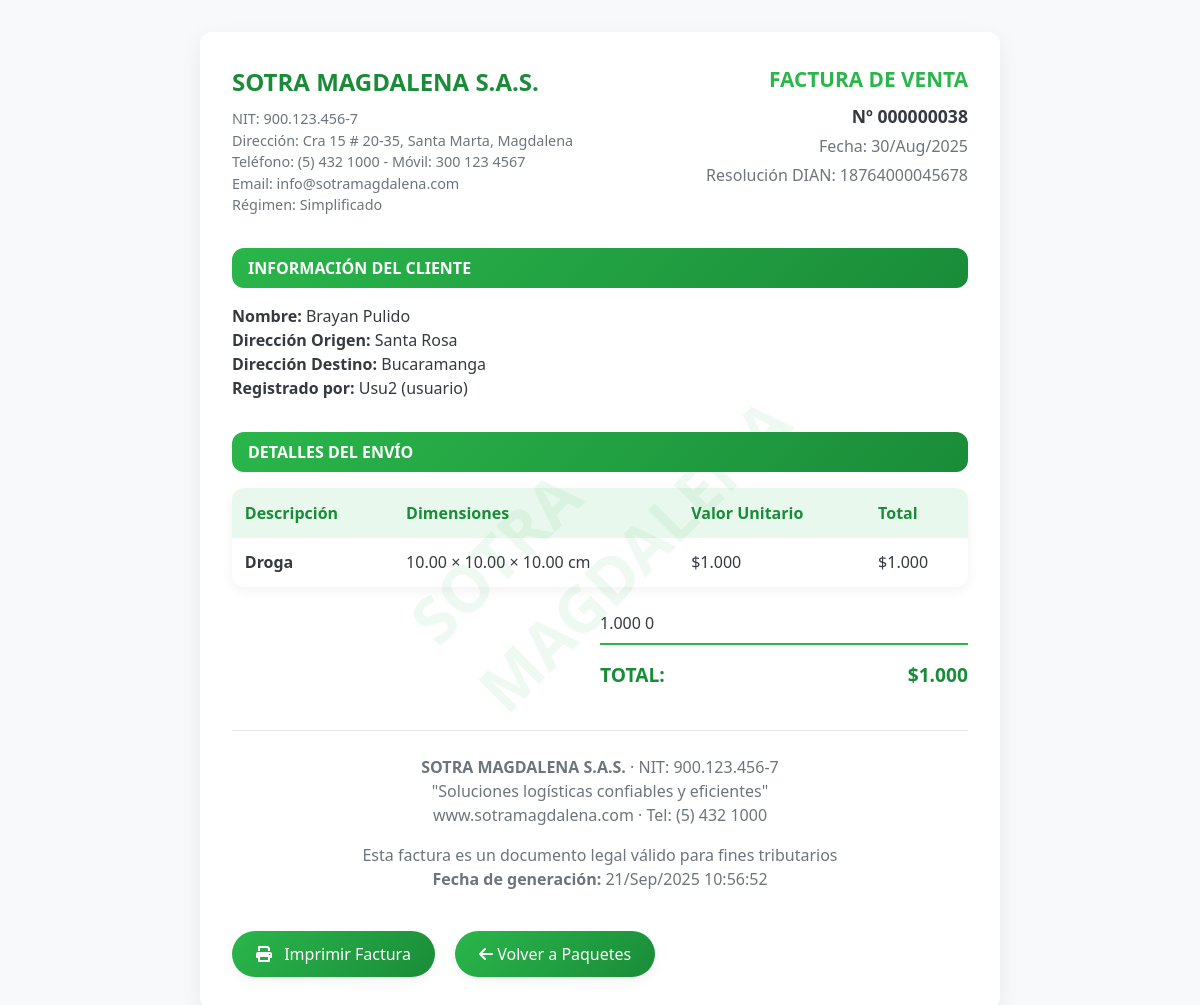
Page /pages/paquetes/factDimensionesUsu.php?id=38 (signed in) on the committed database.
### tables this page shows
CREATE TABLE `enviosxdimensiones` (
  `id` int(11) NOT NULL,
  `nombre_cliente` varchar(100) NOT NULL,
  `direccion_origen` varchar(255) NOT NULL,
  `direccion_destino` varchar(255) NOT NULL,
  `contenido` varchar(255) DEFAULT NULL,
  `ancho` decimal(10,2) DEFAULT NULL,
  `alto` decimal(10,2) DEFAULT NULL,
  `largo` decimal(10,2) DEFAULT NULL,
  `precio` decimal(10,2) DEFAULT NULL,
  `rango` varchar(50) DEFAULT NULL,
  `fecha_registro` timestamp NOT NULL DEFAULT current_timestamp(),
  `usuario_id` int(11) DEFAULT NULL
);

CREATE TABLE `usuarios` (
  `id` int(11) NOT NULL,
  `nombre` varchar(100) NOT NULL,
  `username` varchar(50) NOT NULL,
  `password` varchar(255) NOT NULL,
  `rol` enum('usuario','administrador') NOT NULL DEFAULT 'usuario',
  `estado` tinyint(1) DEFAULT 1
);

### pages/paquetes/factDimensionesUsu.php (the view, shortened to what this page needs)
<?php
$host = "localhost";
$user = "root";
$pass = "";
$db   = "enviosdb";
$conn = new mysqli($host, $user, $pass, $db);
$id_envio = isset($_GET['id']) ? intval($_GET['id']) : 0;
$sql = "SELECT e.id, e.nombre_cliente, e.direccion_origen, e.direccion_destino, e.contenido,
               e.ancho, e.alto, e.largo, e.precio, e.rango, e.fecha_registro,
               u.nombre AS usuario_nombre, u.username, u.rol
        FROM enviosxdimensiones e
        JOIN usuarios u ON e.usuario_id = u.id
        WHERE e.id = ?";
$stmt = $conn->prepare($sql);
$stmt->bind_param("i", $id_envio);
$stmt->execute();
$result = $stmt->get_result();
$factura = $result->fetch_assoc();
?>
<!DOCTYPE html>
<html lang="es">
<head>
    <link href="https://cdn.jsdelivr.net/npm/bootstrap@5.3.0/dist/css/bootstrap.min.css" rel="stylesheet">
    <link rel="stylesheet" href="https://cdnjs.cloudflare.com/ajax/libs/font-awesome/6.0.0/css/all.min.css">
    <link rel="stylesheet" href="../../css/pages/paquetes/styleFactDimensionesUsu.css">
</head>
<body>
    <div class="invoice-container">
        <div class="watermark">SOTRA MAGDALENA</div>
        <div class="invoice-header">
            <div class="company-info">
                <div class="company-name">SOTRA MAGDALENA S.A.S.</div>
                <div class="company-details">
                    NIT: 900.123.456-7<br>
                    Dirección: Cra 15 # 20-35, Santa Marta, Magdalena<br>
                    Teléfono: (5) 432 1000 - Móvil: 300 123 4567<br>
                    Email: info@sotramagdalena.com<br>
                    Régimen: Simplificado
                </div>
            </div>
            <div class="invoice-info">
                <div class="invoice-title">FACTURA DE VENTA</div>
                <div class="invoice-number">Nº <?= str_pad($factura['id'], 9, "0", STR_PAD_LEFT) ?></div>
                <div class="invoice-date">Fecha: <?= date("d/M/Y", strtotime($factura['fecha_registro'])) ?></div>
                <div class="invoice-date">Resolución DIAN: 18764000045678</div>
            </div>
        </div>
        <div class="client-info">
            <div class="section-title">INFORMACIÓN DEL CLIENTE</div>
            <div>
                <strong>Nombre:</strong> <?= $factura['nombre_cliente'] ?><br>
                <strong>Dirección Origen:</strong> <?= $factura['direccion_origen'] ?><br>
                <strong>Dirección Destino:</strong> <?= $factura['direccion_destino'] ?><br>
                <strong>Registrado por:</strong> <?= $factura['usuario_nombre'] ?> (<?= $factura['rol'] ?>)<br>
            </div>
        </div>
        <div class="invoice-details">
            <div class="section-title">DETALLES DEL ENVÍO</div>
            <table class="items-table">
                <thead>
                    <tr>
                        <th>Descripción</th>
                        <th>Dimensiones</th>
                        <th>Valor Unitario</th>
                        <th>Total</th>
                    </tr>
                </thead>
                <tbody>
                    <tr>
                        <td><strong><?= $factura['contenido'] ?></strong></td>
                        <td><?= $factura['ancho'] ?> × <?= $factura['alto'] ?> × <?= $factura['largo'] ?> cm</td>
                        <td>$<?= number_format($factura['precio'], 0, ',', '.') ?></td>
                        <td>$<?= number_format($factura['precio'], 0, ',', '.') ?></td>
                    </tr>
                </tbody>
            </table>
            <?php
            $subtotal = $factura['precio'];
            $total = $subtotal;
            ?>
            <div class="totals">
                <?= number_format($subtotal, 0, ',', '.') ?>
                <?= number_format($iva, 0, ',', '.') ?>
                <div class="totals-row final">
                    <div>TOTAL:</div>
                    <div>$<?= number_format($total, 0, ',', '.') ?></div>
                </div>
            </div>
        </div>
        <div class="footer">
            <p><strong>SOTRA MAGDALENA S.A.S.</strong> · NIT: 900.123.456-7<br>
                "Soluciones logísticas confiables y eficientes"<br>
                www.sotramagdalena.com · Tel: (5) 432 1000</p>
            <p>Esta factura es un documento legal válido para fines tributarios<br>
                <strong>Fecha de generación:</strong> <?= date("d/M/Y H:i:s") ?>
            </p>
        </div>
        <button class="print-btn" onclick="window.print()">
            <i class="fas fa-print me-2"></i> Imprimir Factura
        </button>
        <button class="print-btn" onclick="window.location.href='/Sotramagdalena/pages/dashboardPrecios.php'">
            <i class="fas fa-arrow-left"></i> Volver a Paquetes
        </button>
    </div>
</body>
</html>

### css/pages/paquetes/styleFactDimensionesUsu.css (style rules this page uses)
:root { --primary-color: #2ab64b; --primary-dark: #1a8c39; --secondary-color: #c2db34; --accent-color: #3ce745; --primary-gradient: linear-gradient(135deg, var(--primary-color), var(--primary-dark)); --secondary-gradient: linear-gradient(135deg, var(--secondary-color), #a8c41c); --accent-gradient: linear-gradient(135deg, var(--accent-color), #2bc034); --light-bg: #f8f9fa; --card-bg: #ffffff; --text-dark: #343a40; --text-muted: #6c757d; --border-radius: 12px; --shadow-sm: 0 4px 12px rgba(0, 0, 0, 0.05); --shadow-md: 0 6px 20px rgba(0, 0, 0, 0.07); --transition: all 0.3s ease; }
body { background-color: var(--light-bg); color: var(--text-dark); font-family: 'Segoe UI', Tahoma, Geneva, Verdana, sans-serif; padding: 2rem 0; }
.invoice-container { max-width: 800px; margin: 0 auto; background: var(--card-bg); border-radius: var(--border-radius); box-shadow: var(--shadow-md); padding: 2rem; position: relative; overflow: hidden; }
.watermark { position: absolute; top: 50%; left: 50%; transform: translate(-50%, -50%) rotate(-45deg); font-size: 4rem; font-weight: 800; color: rgba(42, 182, 75, 0.08); z-index: 0; pointer-events: none; user-select: none; }
.invoice-header { display: flex; justify-content: space-between; margin-bottom: 2rem; position: relative; z-index: 1; }
.company-info { flex: 1; }
.company-name { font-size: 1.5rem; font-weight: 700; color: var(--primary-dark); margin-bottom: 0.5rem; }
.company-details { color: var(--text-muted); font-size: 0.9rem; }
.invoice-info { text-align: right; }
.invoice-title { font-size: 1.3rem; font-weight: 700; color: var(--primary-color); margin-bottom: 0.5rem; }
.invoice-number { font-size: 1.1rem; font-weight: 600; margin-bottom: 0.3rem; }
.invoice-date { color: var(--text-muted); margin-bottom: 0.3rem; }
.section-title { background: var(--primary-gradient); color: white; padding: 0.5rem 1rem; border-radius: var(--border-radius); margin-bottom: 1rem; font-weight: 600; }
.client-info, .invoice-details { margin-bottom: 2rem; position: relative; z-index: 1; }
.items-table { width: 100%; border-collapse: collapse; margin-bottom: 1.5rem; box-shadow: var(--shadow-sm); border-radius: var(--border-radius); overflow: hidden; }
.items-table th { background-color: rgba(42, 182, 75, 0.1); padding: 0.8rem; text-align: left; font-weight: 600; color: var(--primary-dark); }
.items-table td { padding: 0.8rem; border-bottom: 1px solid rgba(0, 0, 0, 0.05); }
.items-table tr:last-child td { border-bottom: none; }
.totals { width: 50%; margin-left: auto; }
.totals-row { display: flex; justify-content: space-between; padding: 0.5rem 0; }
.totals-row.final { font-weight: 700; font-size: 1.2rem; color: var(--primary-dark); border-top: 2px solid var(--primary-color); margin-top: 0.5rem; padding-top: 1rem; }
.footer { text-align: center; margin-top: 2rem; padding-top: 1.5rem; border-top: 1px solid rgba(0, 0, 0, 0.1); color: var(--text-muted); position: relative; z-index: 1; }
.print-btn { background: var(--primary-gradient); color: white; border: none; padding: 0.7rem 1.5rem; border-radius: 50px; font-weight: 500; margin-right: 1rem; margin-top: 1.5rem; cursor: pointer; transition: var(--transition); box-shadow: var(--shadow-sm); }

### rows in the picture
enviosxdimensiones: id "000000038", fecha_registro "30/Aug/2025", nombre_cliente "Brayan Pulido", direccion_origen "Santa Rosa", direccion_destino "Bucaramanga", usuario.nombre "Usu2", usuario.rol "usuario", contenido "Droga", ancho "10.00", alto "10.00", largo "10.00", precio "1.000"

### other values in the picture
$iva "0"
